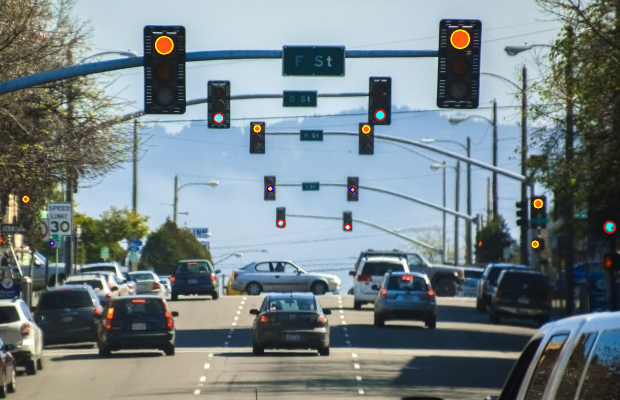
//> input picture FINAL2/final.jpg, 1240 x 800 px, given in place of light.png, which was not available (shown at 1/2 size)
$ ./TrafficLight   (built with g++ and OpenCV 4)
//> lines starting //> are read from the running program, lines starting //| are printed output that depends on the picture; after the words box and inside, x2 and y2 are one past the last pixel; in counts of white or black regions, pixels touching at a corner belong together; pictures that were not available may be replaced by others from this repository, and a replacement may not be noted
#include <opencv2/imgcodecs.hpp>
#include <opencv2/highgui.hpp>
#include <opencv2/imgproc.hpp>
#include <iostream>

using namespace cv;
using namespace std;

//Set treshold values
Scalar redLow = Scalar(0, 175, 204);
Scalar redHigh = Scalar(10, 242, 255);
Scalar greenLow = Scalar(85, 110, 140);
Scalar greenHigh = Scalar(95, 244, 357);
Scalar orangeLow = Scalar(12, 137, 206);
Scalar orangeHigh = Scalar(30, 255, 255);


int main() {
	Mat img = imread("light.png");  //Load original image
//> img is the input picture: 800 rows x 1240 cols, CV_8UC3; mean B, G, R 133.8, 130.4, 117.9
	imshow("Original image", img);  //Show original image

	Mat copy; Mat copy2; Mat red_con; Mat green_con; Mat orange_con; //Set variables
	img.copyTo(copy); //Make a copy

	cvtColor(img, img, COLOR_BGR2HSV); //Convert image to HSV
//> img: 800 rows x 1240 cols, CV_8UC3; mean H, S, V 78.5, 65.3, 142.4

	Mat mask_red; Mat mask_green; Mat mask_orange; Mat circless; //Set variables to treshold
	inRange(img, redLow, redHigh, mask_red); //Red threshold
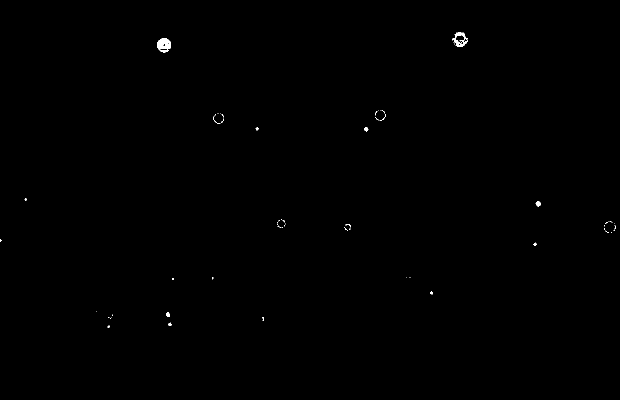
//> mask_red: 800 rows x 1240 cols, CV_8UC1 (shown at 1/2 size); 0.15% white; 72 white regions (60 under 20 px), largest, box (x1, y1, x2, y2) and area: (315, 77, 342, 105) 523, (905, 64, 935, 93) 353, (1071, 402, 1081, 413) 76
	inRange(img, greenLow, greenHigh, mask_green); //Green threshold
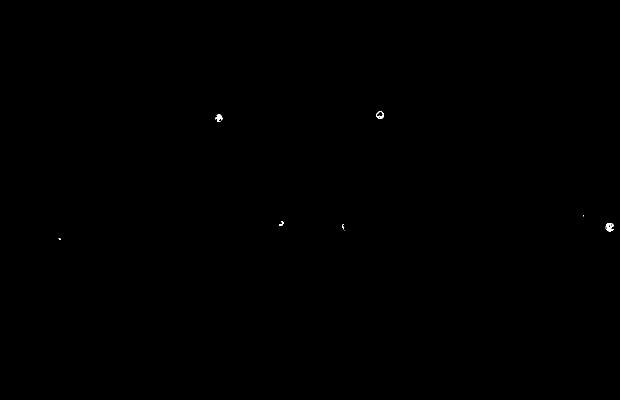
//> mask_green: 800 rows x 1240 cols, CV_8UC1 (shown at 1/2 size); 0.05% white; 9 white regions (5 under 20 px), largest, box (x1, y1, x2, y2) and area: (1211, 446, 1228, 463) 168, (431, 228, 445, 244) 127, (752, 222, 768, 238) 99, (558, 443, 567, 452) 41
	inRange(img, orangeLow, orangeHigh, mask_orange); //Orange threshold
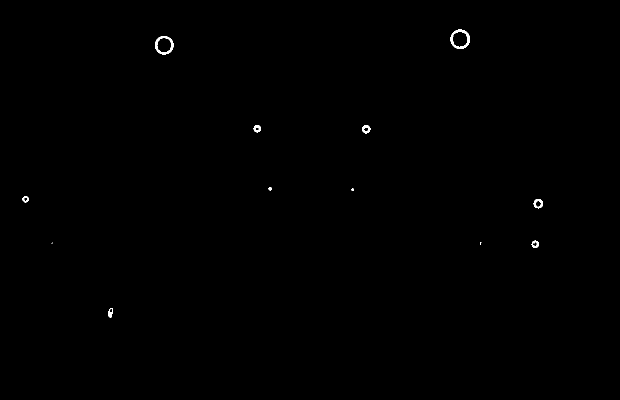
//> mask_orange: 800 rows x 1240 cols, CV_8UC1 (shown at 1/2 size); 0.18% white; 12 white regions (2 under 20 px)

	vector<vector<Point>> contours_red; vector<vector<Point>> contours_green; vector<vector<Point>> contours_orange; //Set vectors for contours
	findContours(mask_red, contours_red, RETR_EXTERNAL, CHAIN_APPROX_SIMPLE); //Find red contours
//> contours_red = 72 contours, 66 with area under 20; largest, box (x1, y1, x2, y2) and area: (315, 77, 342, 105) 545, (905, 64, 935, 93) 292, (1071, 402, 1081, 413) 62, (332, 625, 340, 634) 38, (729, 255, 737, 263) 35, (337, 645, 343, 652) 20
	findContours(mask_green, contours_green, RETR_EXTERNAL, CHAIN_APPROX_SIMPLE); //Find green contours
//> contours_green = 8 contours, 4 with area under 20; largest, box (x1, y1, x2, y2) and area: (752, 222, 768, 238) 172, (1211, 446, 1228, 463) 151, (431, 228, 445, 244) 102, (558, 443, 567, 452) 26
	findContours(mask_orange, contours_orange, RETR_EXTERNAL, CHAIN_APPROX_SIMPLE); //Find orange contours
//> contours_orange = 12 contours, 3 with area under 20; largest, box (x1, y1, x2, y2) and area: (901, 59, 940, 98) 1144, (310, 72, 347, 109) 1032, (1067, 398, 1086, 417) 249, (724, 250, 741, 267) 194, (507, 250, 522, 265) 148

	//Set vectors and store variables into them
	vector<vector<Point> > contours_red_poly(contours_red.size()); vector<vector<Point> > contours_green_poly(contours_green.size()); vector<vector<Point> > contours_orange_poly(contours_orange.size());
//> after `vector < vector < Point > > contours_red_poly(contours_red.size())`: contours_red_poly = 72 empty contours
//> after `vector < vector < Point > > contours_green_poly(contours_green.size())`: contours_green_poly = 8 empty contours
//> after `vector < vector < Point > > contours_orange_poly(contours_orange.size(`: contours_orange_poly = 12 empty contours
	vector<Point2f>centers_red(contours_red.size()); vector<Point2f>centers_green(contours_green.size()); vector<Point2f>centers_orange(contours_orange.size());
	vector<float>radius_red(contours_red.size()); vector<float>radius_green(contours_green.size()); vector<float>radius_orange(contours_orange.size());

	for (size_t i = 0; i < contours_red.size(); i++)  //Iterate through red contours
	{
		approxPolyDP(contours_red[i], contours_red_poly[i], 3, true); //approximates each contour to polygon
		minEnclosingCircle(contours_red_poly[i], centers_red[i], radius_red[i]); //Define min and max distance between circles
	}
//> this loop made 72 passes
//> after the loop, contours_red_poly = 72 contours, 69 with area under 20; largest, box (x1, y1, x2, y2) and area: (315, 77, 341, 105) 518, (905, 65, 935, 93) 358, (1071, 402, 1081, 413) 48; centers_red = 72 Points (x, y), first 12: [216.5, 652.5], [339.5, 648], [220, 636], [223, 635], [525.5, 637.5], [216, 634], [224, 629], [336.5, 629], [193, 623], [863, 585.5], [345.5, 558], [821, 555]; radius_red = 72 values, max 14.93 at index 71, min 0.0001 at index 2, mean 1.76
	for (size_t i = 0; i < contours_red.size(); i++) // Iterate through the red contours
	{
		drawContours(red_con, contours_red, i, Scalar(0, 255, 255), 3);  //draw red contours
		if (contourArea(contours_red[i]) > 50) // Check if contour is bigger than 50
		{
			circle(copy, centers_red[i], (int)radius_red[i], Scalar(0, 255, 255), 2); //Draw circles around the colors
		}

	}
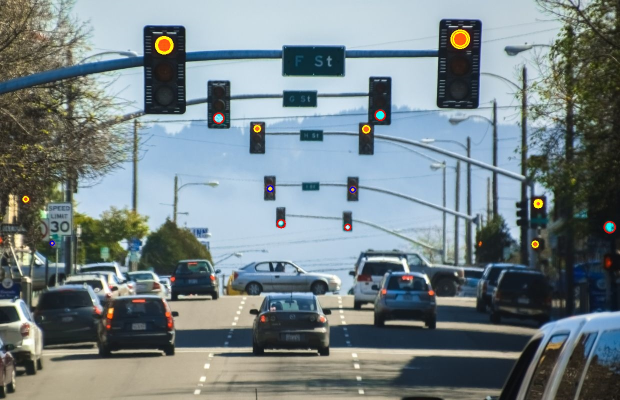
//> copy: 800 rows x 1240 cols, CV_8UC3 (shown at 1/2 size); 0.06% of pixels changed, all inside (x1, y1, x2, y2) = (313, 63, 1083, 414)

	//Very simular proccess as above, but for green
	for (size_t i = 0; i < contours_green.size(); i++)
	{
		approxPolyDP(contours_green[i], contours_green_poly[i], 3, true);
		minEnclosingCircle(contours_green_poly[i], centers_green[i], radius_green[i]);
	}
//> this loop made 8 passes
	for (size_t i = 0; i < contours_green.size(); i++)
	{
		drawContours(green_con, contours_green, i, Scalar(0, 255, 255), 3);
		if (contourArea(contours_green[i]) > 50)
		{
			circle(copy, centers_green[i], (int)radius_green[i], Scalar(0, 0, 255), 2);
		}
	}
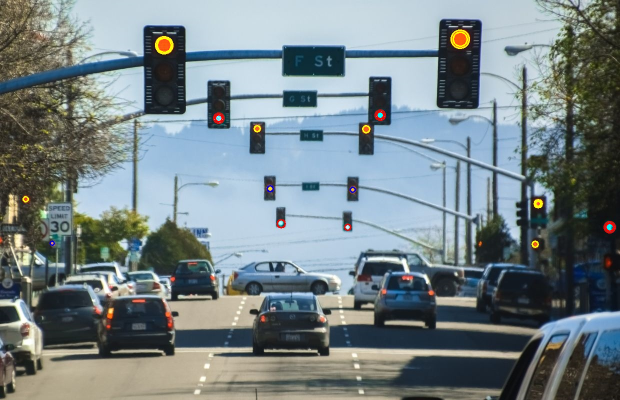
//> copy: 800 rows x 1240 cols, CV_8UC3 (shown at 1/2 size); 412 pixels changed, all inside (x1, y1, x2, y2) = (429, 222, 1229, 464)

	//Very simular proccess as above, but for orange
	for (size_t i = 0; i < contours_orange.size(); i++)
	{
		approxPolyDP(contours_orange[i], contours_orange_poly[i], 3, true);
		minEnclosingCircle(contours_orange_poly[i], centers_orange[i], radius_orange[i]);
	}
//> this loop made 12 passes
	for (size_t i = 0; i < contours_orange.size(); i++)
	{
		drawContours(orange_con, contours_orange, i, Scalar(0, 255, 255), 3);
		if (contourArea(contours_orange[i]) > 30 && contourArea(contours_orange[i]) < 100) // check if pixel is bigger than 30 and lower than 100
		{
			circle(copy, centers_orange[i], (int)radius_orange[i], Scalar(255, 0, 0), 2);
		}
	}

	imshow("final.jpg", copy); //Show final image
	waitKey(0);
	return 0;
}
